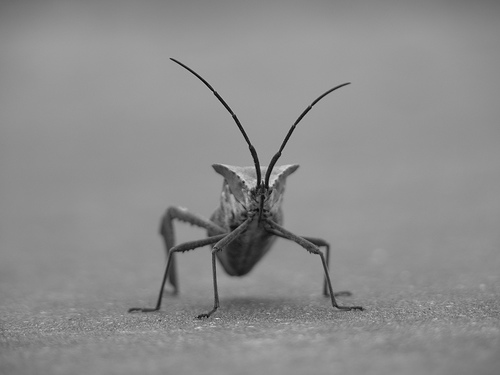
#> input picture data/image001.png, 500 x 375 px
$ python oppgave1.py
#> lines starting #> are read from the running program, lines starting #| are printed output that depends on the picture; after the words box and inside, x2 and y2 are one past the last pixel; in counts of white or black regions, pixels touching at a corner belong together
import numpy as np
import matplotlib as plt
import matplotlib.pyplot as plt
import math
from PIL import Image


# loads the image into array with one channel
img = np.asarray(Image.open('data/image001.png', mode='r').convert('L'))
# Copies image data to fx and fy


dim = np.shape(img)
#> dim = (375, 500)
c = 0.10 #0.1 rimelig verdi

# Oppgave 1a
# Derivert ved x
def f_discrete_x(img):
    new = np.zeros_like(img)
    for ix, iy in np.ndindex((new.shape[0] - 1, new.shape[1] - 1)):
        if ix == 0 or iy == 0:
            continue
        new[ix][iy] = (img[ix+1][iy] - img[ix-1][iy]) / 2.0 #gange med delta?
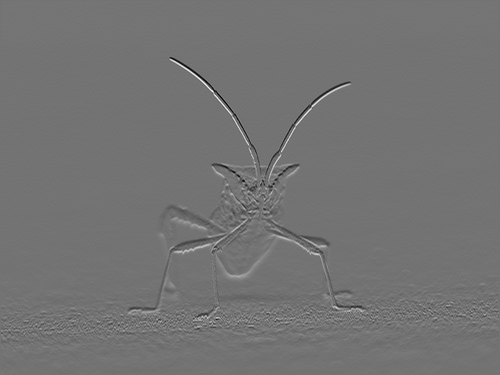
#> new: shape (375, 500) float32; min -77, max 93, mean 0; drawn with min black and max white

    return new

# Oppgave 1b
# Derivert ved y
def f_discrete_y(img):
    new = np.zeros_like(img)
    for ix, iy in np.ndindex((new.shape[0] - 1, new.shape[1] - 1)):
        if ix == 0 or iy == 0:
            continue
        new[ix][iy] = (img[ix][iy+1] - img[ix][iy-1]) / 2.0 #gange med delta?
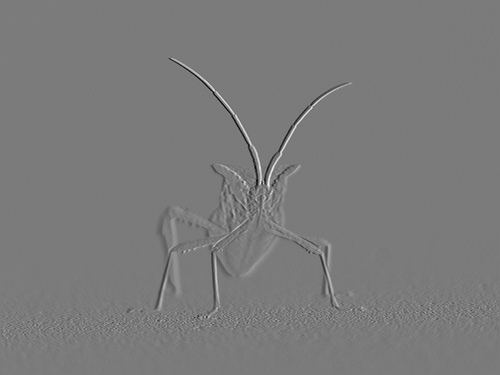
#> new: shape (375, 500) float32; min -92.5, max 99, mean 0; drawn with min black and max white

    return new

# Oppgave 1f
def kutt(x, tolerance):
    for ix, iy in np.ndindex(x.shape):
        if x[ix][iy] <= tolerance:
            x[ix][iy] = 0.0
        else:
            x[ix][iy] = 1.0
    return x

fx = f_discrete_x(img.copy().astype('float32'))
fy = f_discrete_y(img.copy().astype('float32'))

def f_gradlen(dx, dy):
    diff = np.zeros(dx.shape)
    for iy, ix in np.ndindex(dx.shape):
        diff[iy][ix] = np.sqrt((dx[iy][ix]) ** 2 + (dy[iy][ix]) ** 2)
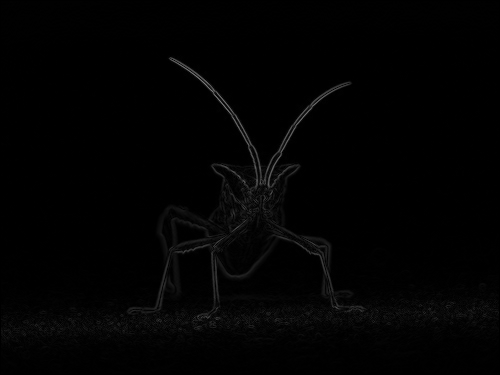
#> diff: shape (375, 500) float64; min 0, max 125.9, mean 2.7
    return diff

fgradabs = f_gradlen(fx, fy)

fgradabs = np.interp(fgradabs,(fgradabs.min(),fgradabs.max()),(0,1))
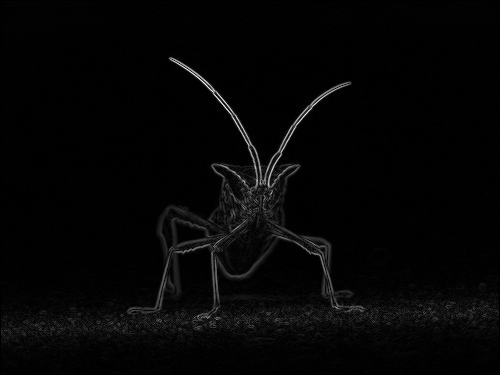
#> fgradabs: shape (375, 500) float64; min 0, max 1, mean 0.0215
fgradabs = kutt(fgradabs, c)
#> after the loop in kutt, `for ix, iy in np.ndindex(x.shape):`:
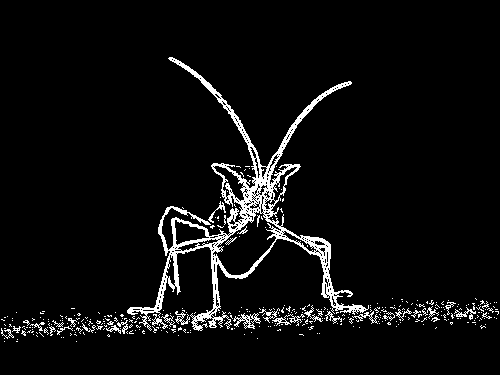
#> x: shape (375, 500) float64; values 0 (black) and 1 (white), 5.2% white in thin lines or dots, all inside (x1, y1, x2, y2) = (1, 57, 499, 342)

imgplot = plt.imshow(fgradabs, cmap='gist_gray')

plt.show()
